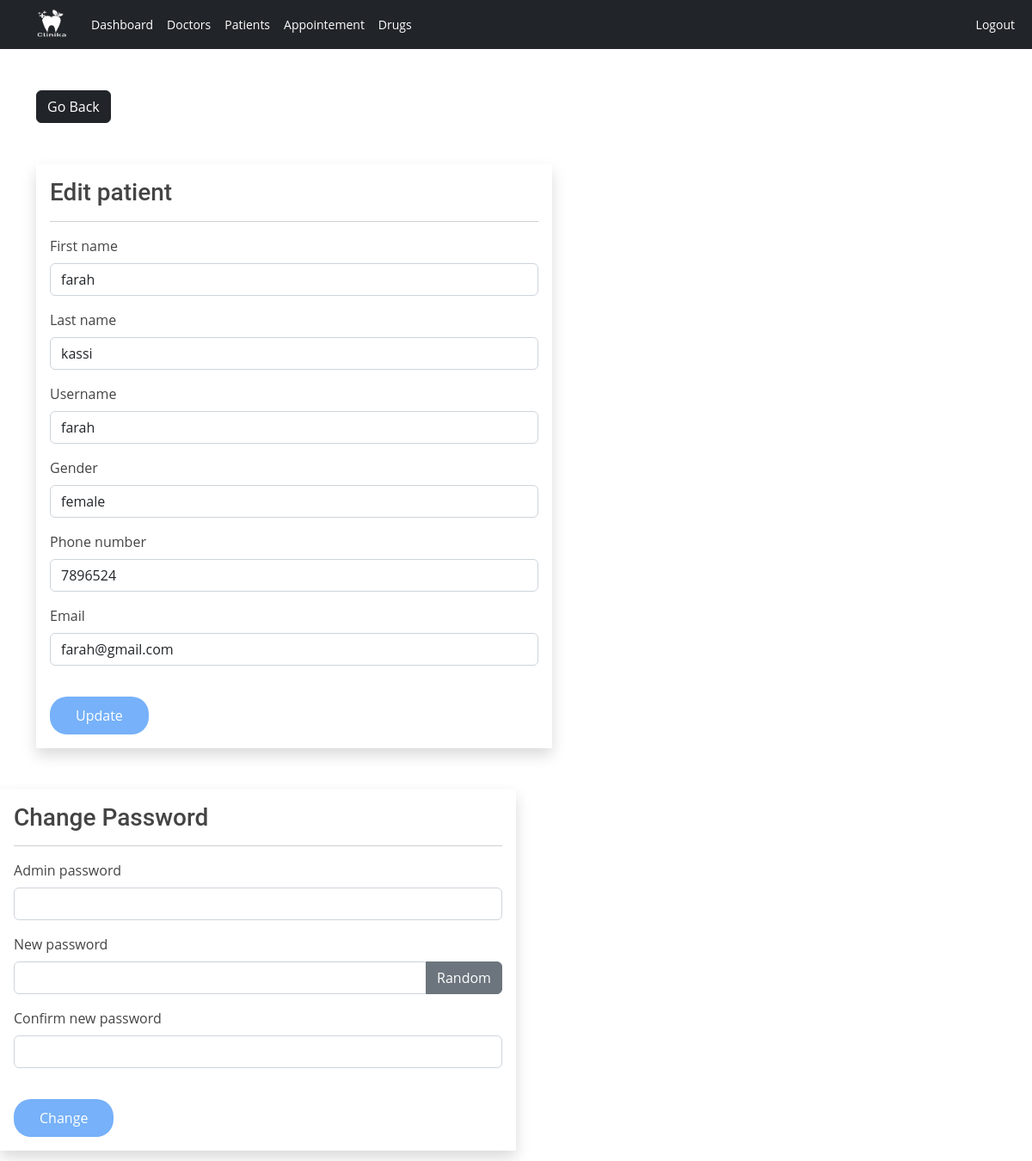
/admin/patient_edit.php?patient_id=1 (signed in), run on the app's committed database.
### tables this page shows
CREATE TABLE `patients` (
  `patient_id` int(11) NOT NULL,
  `username` varchar(127) NOT NULL,
  `password` varchar(255) NOT NULL,
  `fname` varchar(127) NOT NULL,
  `lname` varchar(127) NOT NULL,
  `patient_phone` int(12) NOT NULL,
  `patient_email` varchar(127) NOT NULL,
  `gender` text NOT NULL
);

### admin/data/patient.php (called while the page is built, shortened)
<?php
function getPatientById($patient_id, $conn){
   $sql = "SELECT * FROM patients
           WHERE patient_id=?";
   $stmt = $conn->prepare($sql);
   $stmt->execute([$patient_id]);
   if ($stmt->rowCount() == 1) {
     $patients = $stmt->fetch();
     return $patients;
   }else {
    return 0;
   }
}

### admin/patient_edit.php (the view, shortened to what this page needs)
<?php
if (
  isset($_SESSION['admin_id']) &&
  isset($_SESSION['role'])     &&
  isset($_GET['patient_id'])
) {
  if ($_SESSION['role'] == 'Admin') {
    include "../DB_connection.php";
    include "data/patient.php";
    $patient_id = $_GET['patient_id'];
    $patient = getPatientById($patient_id, $conn);
?>
    <!DOCTYPE html>
    <html lang="en">
    <head>
      <link rel="stylesheet" href="https://cdn.jsdelivr.net/npm/bootstrap@5.2.0/dist/css/bootstrap.min.css">
      <link rel="stylesheet" href="../css/style.css">
      <link rel="stylesheet" href="https://cdnjs.cloudflare.com/ajax/libs/font-awesome/4.7.0/css/font-awesome.min.css">
    </head>
    <body>
      <?php
      include "inc/navbar.php";
      ?>
      <div class="container mt-5">
        <a href="patient.php" class="btn btn-dark">Go Back</a>
        <form method="post" class="shadow p-3 mt-5 form-w" action="req/patient_edit.php" name="pform" id="pform" onSubmit="return verif()">
          <h3>Edit patient</h3>
          <hr>
          <div class="mb-3">
            <label class="form-label">First name</label>
            <input type="text" class="form-control" value="<?= $patient['fname'] ?>" name="fname">
          </div>
          <div class="mb-3">
            <label class="form-label">Last name</label>
            <input type="text" class="form-control" value="<?= $patient['lname'] ?>" name="lname">
          </div>
          <div class="mb-3">
            <label class="form-label">Username</label>
            <input type="text" class="form-control" value="<?= $patient['username'] ?>" name="username">
          </div>
          <div class="mb-3">
            <label class="form-label">Gender</label>
            <input type="text" class="form-control" value="<?= $patient['gender'] ?>" name="gender">
          </div>
          <div class="mb-3">
            <label class="form-label">Phone number</label>
            <input type="number" class="form-control" value="<?= $patient['patient_phone'] ?>" name="patient_phone">
          </div>
          <div class="mb-3">
            <label class="form-label">Email</label>
            <input type="email" class="form-control" value="<?= $patient['patient_email'] ?>" name="patient_email">
          </div>
          <button type="submit" class="btn btn-primary">Update</button>
      </div>
      <form method="post" class="shadow p-3 my-5 form-w" action="req/patient-change.php" id="change_password">
        <h3>Change Password</h3>
        <hr>
        <div class="mb-3">
          <div class="mb-3">
            <label class="form-label">Admin password</label>
            <input type="password" class="form-control" name="admin_pass">
          </div>
          <label class="form-label">New password </label>
          <div class="input-group mb-3">
            <input type="text" class="form-control" name="new_pass" id="passInput">
            <button class="btn btn-secondary" id="gBtn">
              Random</button>
          </div>
        </div>
        <div class="mb-3">
          <label class="form-label">Confirm new password </label>
          <input type="text" class="form-control" name="c_new_pass" id="passInput2">
        </div>
        <button type="submit" class="btn btn-primary">
          Change</button>
      </form>
    </body>
    </html>
<?php
  }
} else {
  header("Location: patient.php");
  exit;
}
?>

### assets/css/style.css (style rules this page uses)
.form-w { max-width: 600px; width: 100%; }
body { font-family: "Open Sans", sans-serif; color: #444; }
a { color: #4fa6d5; text-decoration: none; }
h1, h2, h3, h4, h5, h6, .font-primary { font-family: "Roboto", sans-serif; }
::placeholder { color: #cac7ff; }
form button[type="submit"] { background-color: #76b1f9; color: #fff; padding: 10px 30px; border: none; border-radius: 20px; cursor: pointer; font-size: 16px; margin-top: 20px; }

### data on the page
patients: fname "farah", lname "kassi", username "farah", gender "female", patient_phone "7896524", patient_email "farah@gmail.com"
